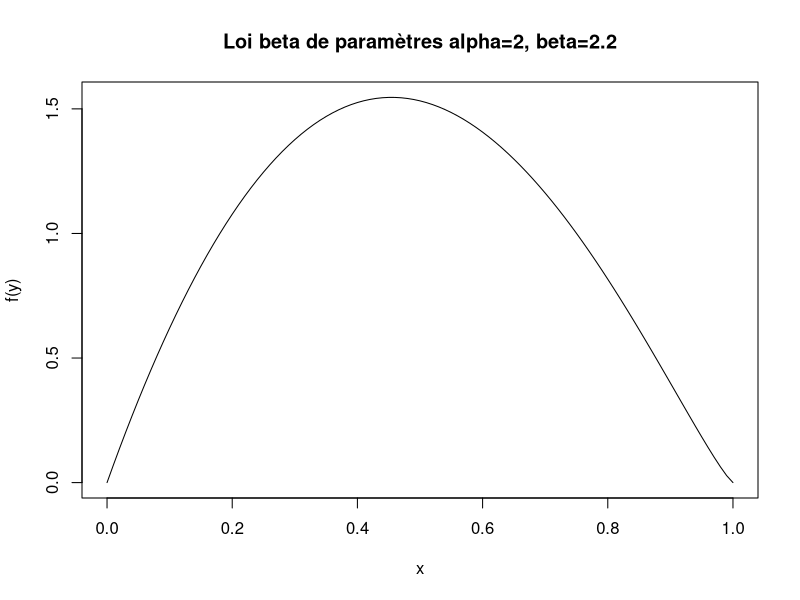
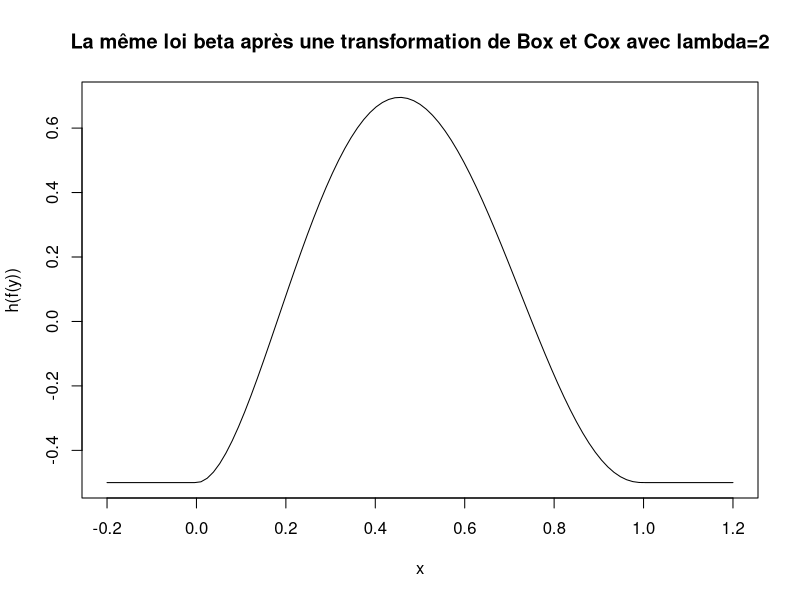
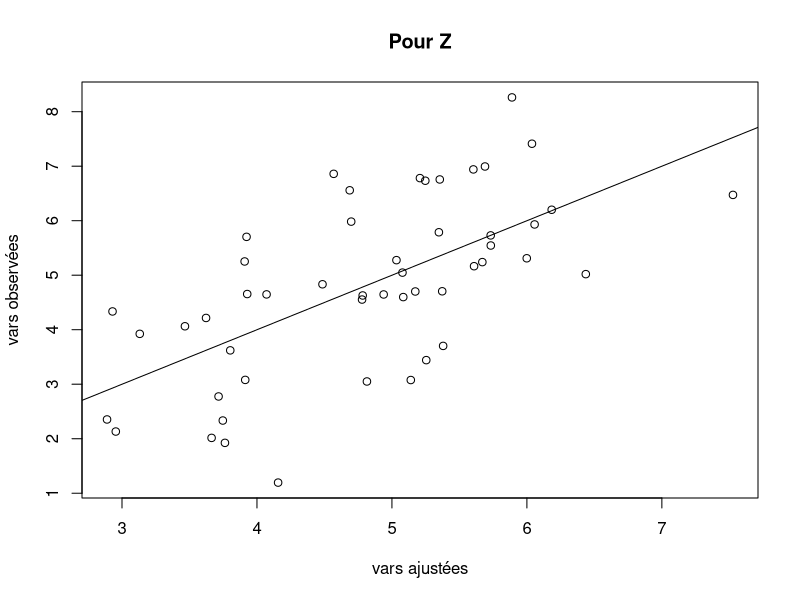
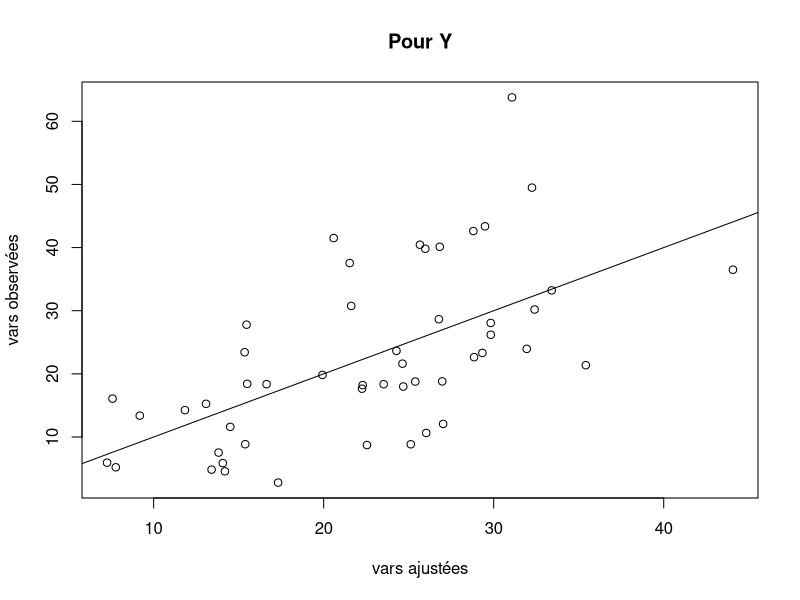
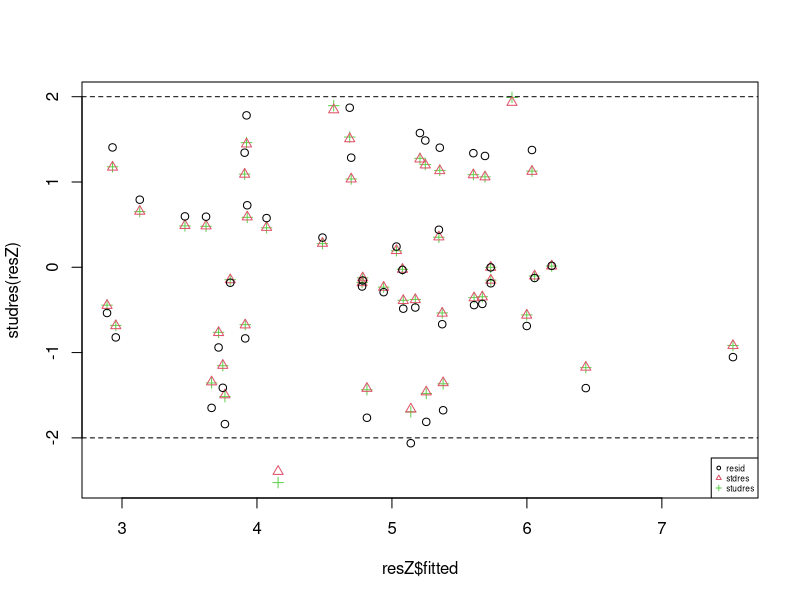
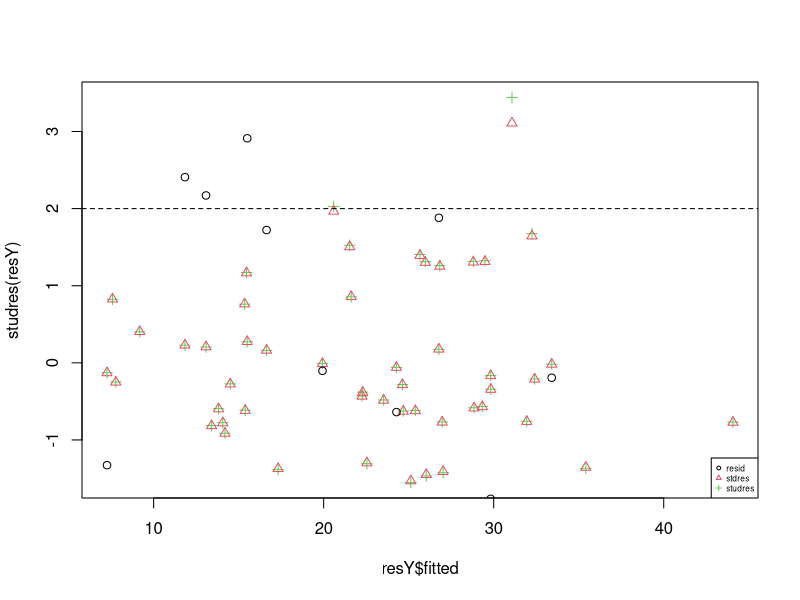
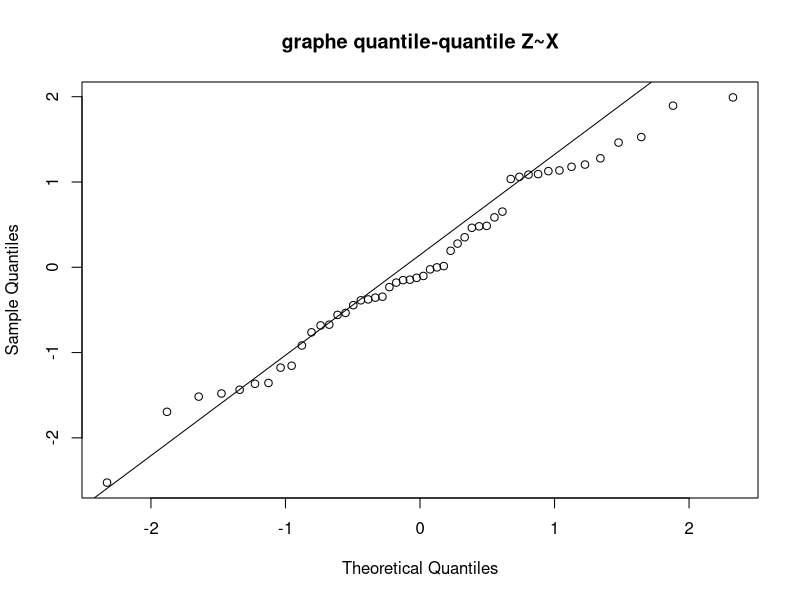
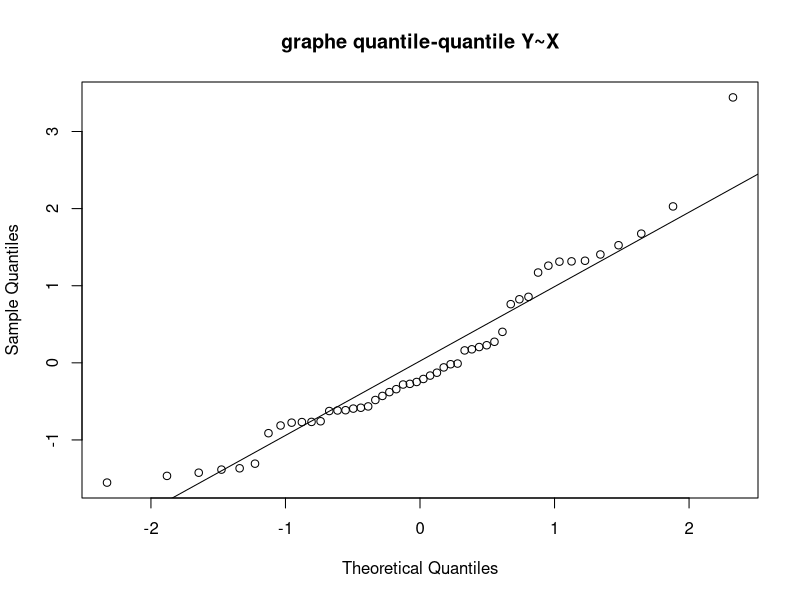

Source code (R) for these figures, in order:


## ----echo=FALSE, include= TRUE---------------------------------------------------------------------------
lambda <- 2
a <- 2
b <- 2.2
plot({function (x) dbeta(x, a, b)}, main = "Loi beta de paramètres alpha=2, beta=2.2", ylab="f(y)")
plot({function (x) (dbeta(x, a, b)^lambda - 1)/lambda}, -0.2, 1.2, main = "La même loi beta après une transformation de Box et Cox avec lambda=2", ylab="h(f(y))")


## ----echo=FALSE------------------------------------------------------------------------------------------
# Initialisation vars
lambda_ <- 0.3
a <- 5
b <- 1
variance <- 2
n=50


## ----echo=FALSE, include= TRUE---------------------------------------------------------------------------
#Q1
set.seed(999)
X_obs <- rnorm(n) #loi gaussien centrée réduite
Epsilon <- rnorm(n=50, mean=0, sd = sqrt(variance))
# Par la définition
Z <- t(a + b%*%X_obs + Epsilon) #vector
# On considère que toutes les observations du jeu de données Y_i sont positives
Y <- (lambda_*Z +1)^(1/lambda_)
X <- as.matrix(cbind(1, X_obs))



## ----echo=FALSE, include= TRUE---------------------------------------------------------------------------
resY <- lm(Y~X)
resZ <- lm(Z~X)

{plot(resZ$fitted, Z, xlab = "vars ajustées", ylab = "vars observées",main="Pour Z")
abline(0, 1)}
{plot(resY$fitted, Y, xlab = "vars ajustées", ylab = "vars observées",main="Pour Y")
abline(0, 1)}


## ----echo=FALSE, include=TRUE----------------------------------------------------------------------------
#Etudier les résidus 
library(MASS)
#Z~X
{plot(resZ$fitted,studres(resZ),col=3,pch=3) #studentisés par validation croisée
points(resZ$fitted,stdres(resZ), col=2,pch=2 )# fitted to variance 1
points(resZ$fitted,resZ$residuals,main="différents résidus Z~X")
abline(h=2,lty=2)
abline(h=-2,lty=2)
legend("bottomright",c("resid", "stdres", "studres"),col=1:3, pch=1:3,cex=0.5)
}


## ----echo=FALSE, include=TRUE----------------------------------------------------------------------------
#Y~X
{plot(resY$fitted,studres(resY),col=3,pch=3) #studentisés par validation croisée
points(resY$fitted,stdres(resY), col=2,pch=2 )# fitted to variance 1
points(resY$fitted,resY$residuals,main="différents résidus Y~X")
abline(h=2,lty=2)
abline(h=-2,lty=2)
legend("bottomright",c("resid", "stdres", "studres"),col=1:3, pch=1:3,cex=0.5)
}


## ----echo=FALSE, include=TRUE----------------------------------------------------------------------------
qqnorm(studres(resZ),main="graphe quantile-quantile Z~X")
qqline(stdres(resZ)) # passe par le 1er et le 3ème quartile

qqnorm(studres(resY),main="graphe quantile-quantile Y~X")
qqline(stdres(resY)) # passe par le 1er et le 3ème quartile


## ----echo=FALSE, include=TRUE----------------------------------------------------------------------------
shapiro.test(studres(resZ))
shapiro.test(studres(resY))


## ----echo=FALSE------------------------------------------------------------------------------------------
#Q2
# Créer la matrice X du plan d'expérience
X <- as.matrix(cbind(1, X_obs))
# Interprétation les codes
Q = diag(1,n) - X%*%solve(t(X)%*%X)%*%t(X) 
Lmle = function(Z){
  n = length(Z)
  sig2 = (t(Z)%*%Q%*%Z) / n
  -n/2 * log(sig2)
}


## ----echo=FALSE, include=TRUE----------------------------------------------------------------------------
# Coder la fonction lmin(lambda, Y) qui calcule −Lmax.
vec1 = rep(1, 50)
Lmin = function(lambda, Y=Y) {
  Z_ <- ((Y^lambda)-1)/lambda
  -Lmle(Z_) + (1-lambda) * vec1%*%log(abs(Y)) + n/2 + (n/2)*log(2*pi)
}
# Tracer −Lmax
lambdas <- seq(0.01,2,0.01)
Vlmin = Vectorize(Lmin,"lambda")
plot(lambdas,Vlmin(lambdas, Y),
     main="-Lmax en fonction de lambda",
     ylab="",
     type="l",
     col="blue")



## ----echo=FALSE, warning=FALSE---------------------------------------------------------------------------
resopt = nlm(Lmin,Y=Y,p=2,hessian=TRUE)
lambda_est <- resopt$estimate
var_lambda_est <- 1/resopt$hessian


## ----message=FALSE, include=FALSE------------------------------------------------------------------------
alpha <- 0.05
q <- qnorm(1-alpha/2)
lambda_est - q*sqrt(var_lambda_est) #lower bound
lambda_est + q*sqrt(var_lambda_est) #upper bound


## ----warning=FALSE, include=FALSE------------------------------------------------------------------------
q_chi <- qchisq(1-alpha, df=1) #quantile
q_chi
lambda_0 <- c(1, 1/2, 0.3, 0.000001)
lambda_0
W_obs <-  (lambda_est - lambda_0)^2 / var_lambda_est
W_obs
p_value <- pchisq(W_obs, df=1, lower.tail = FALSE)
p_value
p_value-alpha>0 # conserve H_0?


## ----echo=FALSE, message=TRUE, include=TRUE--------------------------------------------------------------
lambda_0[4] <- 0.000001
for(i in 1:4){
  print(paste("lambda=", lambda_0[i]))
  TRV <- 2 *(Lmin(lambda_0[i], Y) - Lmin(lambda_est, Y))
  print(paste("TRV: ", TRV))
  p_value <- pchisq(TRV, df=1, lower.tail = FALSE)
  print(paste("p_value: ", p_value))
  print(paste("conserve H_0?", p_value-alpha>0)) # conserve H_0?
}



## ----include=FALSE---------------------------------------------------------------------------------------
################################# Merci de décommenter ci vous souhaitez l'exécuter ########################
#library('car')
#res <- powerTransform(Y~X, family="bcPower")
#summary(res)


## ----include=FALSE---------------------------------------------------------------------------------------
# Lire les données, vérfier que le data.frame obtenu comporte 27 observations.
df = read.csv2("NbCycleRupture.csv")
head(df)
dim(df)
str(df) #structure de data frame


## ----echo=FALSE, include= TRUE---------------------------------------------------------------------------
#M1
res1 <- lm(y~.,data=df) 
{plot(res1$fitted, df$y, xlab = "vars ajustées", ylab = "vars observées",main="M1:y~x1+x2+x3")
abline(0, 1)}

longueur <- 50*df$x1+300
amplitude <- df$x2+9
chargement <- df$x3*5 + 45
res2=lm(df$y~ longueur + amplitude +chargement)
{plot(res2$fitted, df$y, xlab = "vars ajustées", ylab = "vars observées",main="y~longueur+amplitude+chargement")
abline(0, 1)}


## ----echo=FALSE, include= TRUE---------------------------------------------------------------------------
summary(res1)
summary(res2)


## ----echo=FALSE, include=TRUE----------------------------------------------------------------------------
#M2
res3 <- lm(y~ df$x1 + df$x2 + df$x3 + I(df$x1^2) + I(df$x2^2) + I(df$x3^2) + I(df$x1*df$x2) + I(df$x1*df$x3) + I(df$x2*df$x3), data=df) 
{plot(res3$fitted, df$y, xlab = "vars ajustées", ylab = "vars observées",main="M2")
abline(0, 1)}


## ----echo=FALSE, include=TRUE----------------------------------------------------------------------------
summary(res3)


## ----echo=FALSE, include=FALSE---------------------------------------------------------------------------
anova(res1, res3)



